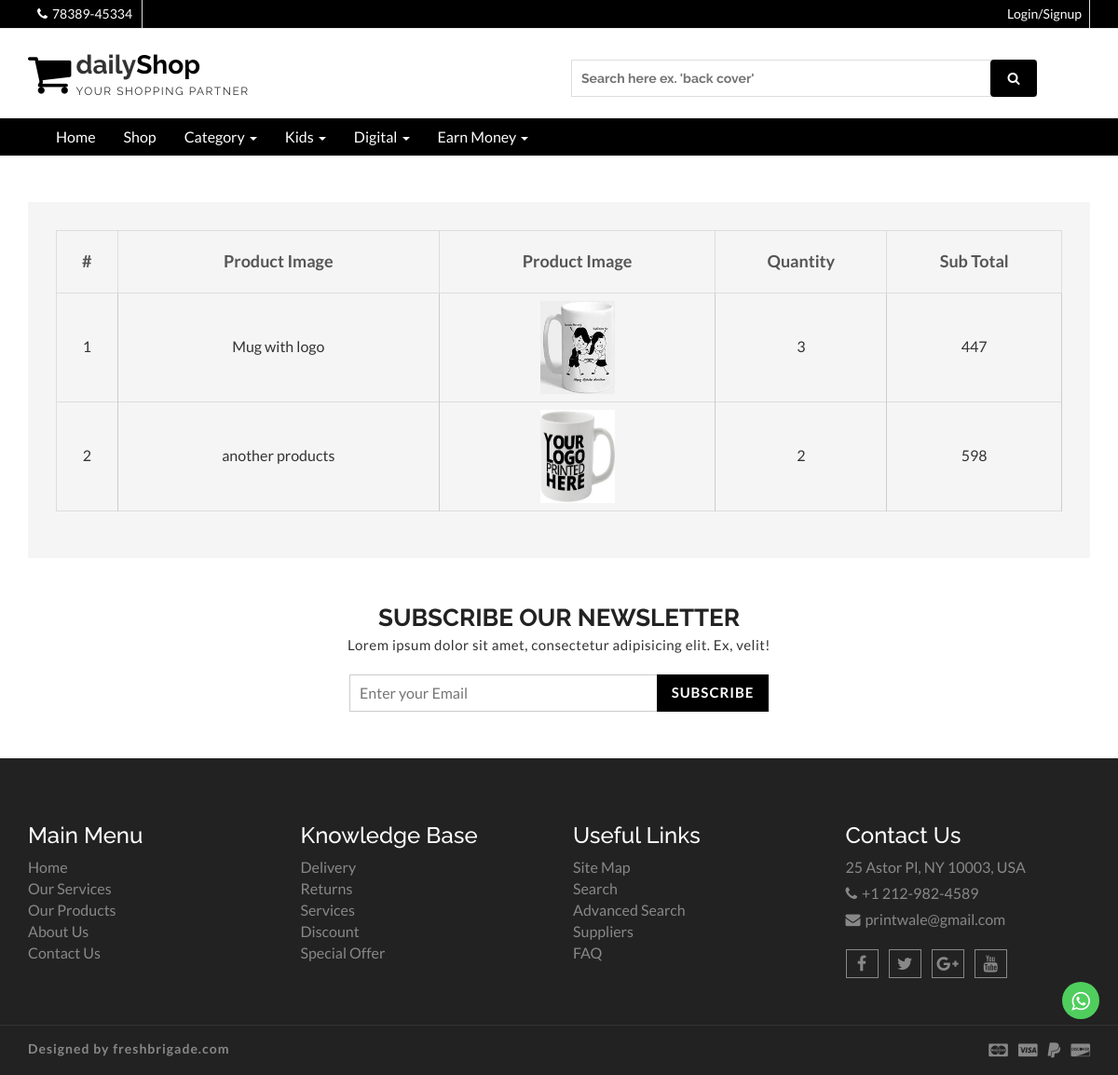
The app's page /order_details.php?oid=4 with its own data.
### tables this page shows
CREATE TABLE `order_details` (
  `id` int(11) NOT NULL,
  `order_id` int(9) NOT NULL,
  `product_id` int(9) NOT NULL,
  `qty` int(9) NOT NULL,
  `sub_total` float NOT NULL
);

CREATE TABLE `products` (
  `id` int(11) NOT NULL,
  `cid` int(9) NOT NULL,
  `name` varchar(255) NOT NULL,
  `image` text NOT NULL,
  `price` int(11) NOT NULL,
  `sell_price` int(11) NOT NULL,
  `hollsell_price` float NOT NULL,
  `shot_desc` varchar(255) NOT NULL,
  `long_desc` text NOT NULL,
  `created` timestamp NOT NULL DEFAULT current_timestamp(),
  `status` enum('1','0') NOT NULL
);

### order_details.php (the view, shortened to what this page needs)
<?php
 include('header.php');
    ?>
 <section id="cart-view">
   <div class="container">
     <div class="row">
       <div class="col-md-12">
         <div class="cart-view-area">
           <div class="cart-view-table">
               <div class="table-responsive">
                    <table class="table">
                      <thead>
                        <tr>
                          <th>#</th>
                          <th>Product Image</th>
                          <th>Product Image</th>
                          <th>Quantity</th>
                          <th>Sub Total</th>
                        </tr>
                      </thead>
                      <tbody>
                        <?php   $uid =1;
                                $order_id = $_GET['oid'];
                                $res = mysqli_query($conn, "SELECT order_details.*,products.* FROM `order_details` INNER JOIN `products` ON order_details.product_id = products.id  WHERE order_details.order_id ='$order_id' ORDER BY order_details.id DESC");
                                while($row=mysqli_fetch_assoc($res)){
                        ?>
                        <tr>
                          <td><?php echo $uid?></td>
                          <td><a href="product-detail.php?pid=<?php echo $row['id']?>"><?php echo $row['name']?></a></td>
                          <td><img src="media/product/<?php echo $row['image']?>" alt="product image"></td>
                          <td><?php echo $row['qty']?></td>
                          <td><?php echo $row['sub_total']?></td>
                        </tr>
                      <?php $uid++; }?>
                        </tbody>
                    </table>
                </div>
           </div>
         </div>
       </div>
     </div>
   </div>
 </section>
 <?php include('footer.php'); ?>

### records on screen
order_details: product.name "Mug with logo", product.image (picture), qty "3", sub_total "447"
order_details: product.name "another products", product.image (picture), qty "2", sub_total "598"
